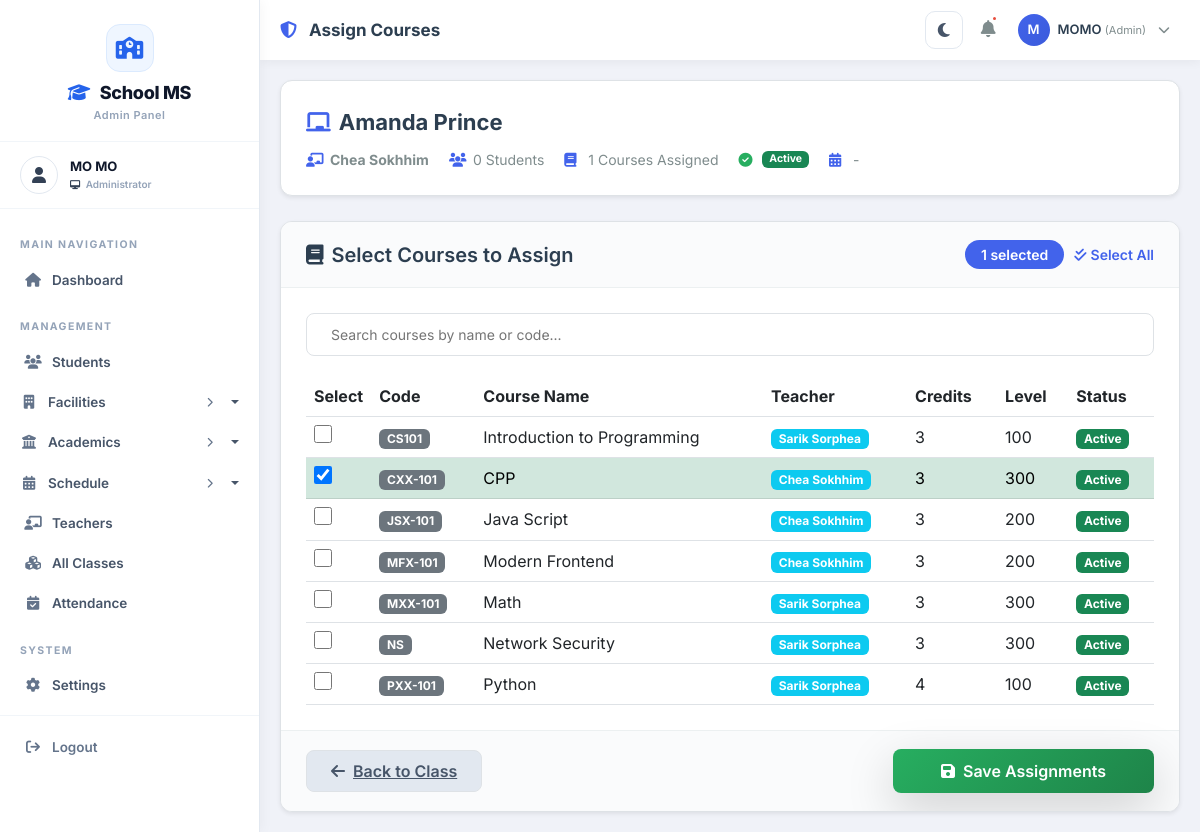
Before: /classes/classes/4/assign-courses/ (signed in) with the older database file.
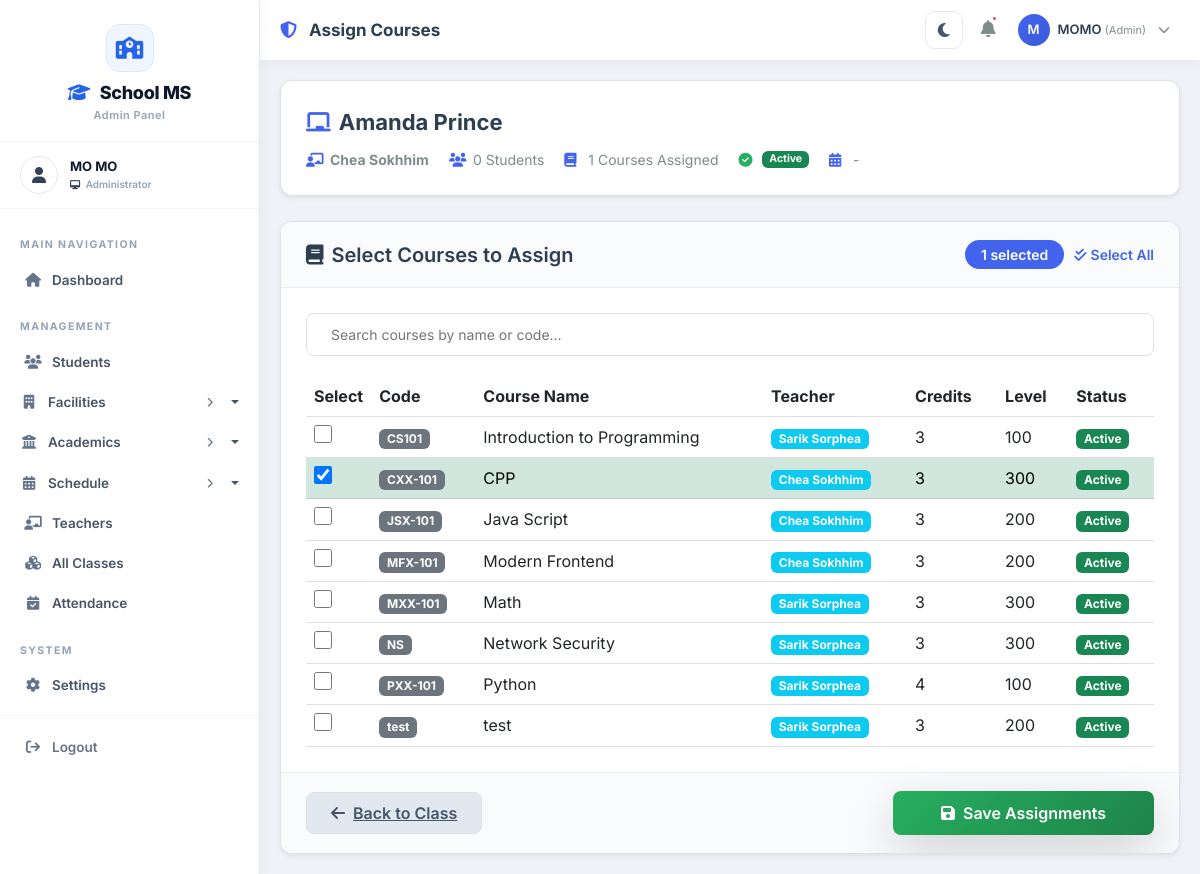
After: the same page with the newer database file.
### courses/models.py (models this page shows, shortened)
class Course(models.Model):
    LEVEL_CHOICES = [
        ('100', 'Year 1'),
        ('200', 'Year 2'),
        ('300', 'Year 3'),
        ('400', 'Year 4'),
        ('500', 'Year 5'),
    ]
    course_id = models.CharField(max_length=20, unique=True, editable=False)
    code = models.CharField(max_length=20, unique=True)
    name = models.CharField(max_length=200)
    description = models.TextField()
    credits = models.IntegerField()
    level = models.CharField(max_length=10, choices=LEVEL_CHOICES, default='100')
    duration = models.CharField(max_length=50, default='12 weeks')
    fee = models.DecimalField(max_digits=10, decimal_places=2, default=0.00)
    major = models.ForeignKey(
        Major,
        on_delete=models.SET_NULL,
        null=True,
        blank=True,
        related_name='courses'
    )
    teacher = models.ForeignKey(
        Teacher,
        on_delete=models.SET_NULL,
        null=True,
        blank=True,
        related_name='courses'
    )
    prerequisites = models.ManyToManyField('self', symmetrical=False, blank=True)
    time_slots = models.ManyToManyField(
        'classes.TimeSlot',
        blank=True,
        related_name='course_time_slots'
    )
    is_active = models.BooleanField(default=True)
    created_at = models.DateTimeField(auto_now_add=True)
    updated_at = models.DateTimeField(auto_now=True)
    class Meta:
        ordering = ['code']

### teachers/models.py (models this page shows, shortened)
class Teacher(models.Model):
    GENDER_CHOICES = [
        ('M', 'Male'),
        ('F', 'Female'),
        ('O', 'Other')
    ]
    POSITION_CHOICES = [
        ('dean', '👑 Dean'),
        ('associate_dean', 'Associate Dean'),
        ('department_head', 'Department Head'),
        ('professor', 'Professor'),
        ('associate_professor', 'Associate Professor'),
        ('assistant_professor', 'Assistant Professor'),
        ('lecturer', 'Lecturer'),
        ('instructor', 'Instructor'),
        ('teaching_assistant', 'Teaching Assistant'),
    ]
    user = models.OneToOneField(User, on_delete=models.CASCADE, related_name='teacher_profile', null=True, blank=True)
    teacher_id = models.CharField(max_length=20, unique=True)
    first_name = models.CharField(max_length=100)
    last_name = models.CharField(max_length=100)
    date_of_birth = models.DateField()
    gender = models.CharField(max_length=10, choices=GENDER_CHOICES)
    phone = models.CharField(max_length=15)
    email = models.EmailField()
    address = models.TextField(blank=True, null=True)
    profile_picture = models.ImageField(upload_to='teachers/', blank=True, null=True)
    qualification = models.CharField(max_length=200, blank=True, null=True)
    specialization = models.CharField(max_length=200, blank=True, null=True)
    years_of_experience = models.IntegerField(default=0)
    position = models.CharField(
        max_length=50,
        choices=POSITION_CHOICES,
        default='lecturer',
        help_text="Current position/rank of the teacher"
    )
    hired_date = models.DateField(null=True, blank=True)
    is_active = models.BooleanField(default=True)
    created_at = models.DateTimeField(auto_now_add=True)
    updated_at = models.DateTimeField(auto_now=True)
    def get_full_name(self):
        return f"{self.first_name} {self.last_name}"
    class Meta:
        ordering = ['first_name', 'last_name']

### classes/views.py (the view, shortened to what this page needs)
# urls.py: path('classes/<int:pk>/assign-courses/', views.class_assign_courses, name='class_assign_courses'),
@login_required
@admin_required
def class_assign_courses(request, pk):
    class_obj = get_object_or_404(Class, pk=pk)
    all_courses = Course.objects.filter(is_active=True).order_by('code')
    assigned_courses = class_obj.courses.all()
    assigned_ids = list(assigned_courses.values_list('id', flat=True))
    context = {
        'class': class_obj,
        'all_courses': all_courses,
        'assigned_ids': assigned_ids,
    }
    return render(request, 'Backend/admin/class/assign_courses.html', context)

### classes/context_processors.py (called while the page is built)
def sidebar_counts(request):
    return {
        'total_buildings': Building.objects.filter(is_active=True).count(),
        'total_floors': Floor.objects.filter(is_active=True).count(),
        'total_rooms': Room.objects.filter(is_active=True).count(),
        'total_terms': Term.objects.filter(is_active=True).count(),
        'total_timeslots': TimeSlot.objects.filter(is_active=True).count(),
    }

### templates/Backend/admin/class/assign_courses.html (shortened to what the changed rows need)
{% extends 'Backend/layouts/admin_layout.html' %}
{% load static %}
{% block content %}
<div class="assign-container">
    <form method="POST">
        <div class="course-selection-card bg-white dark:bg-slate-900 border border-slate-100 dark:border-slate-800 rounded-2xl shadow-sm">
            <div class="card-body">
                <div class="table-responsive">
                    <table class="table table-hover mb-0">
                        <thead>
                            <tr>
                                <th width="50" class="text-slate-500 dark:text-slate-400 font-semibold text-sm">Select</th>
                                <th class="text-slate-500 dark:text-slate-400 font-semibold text-sm">Code</th>
                                <th class="text-slate-500 dark:text-slate-400 font-semibold text-sm">Course Name</th>
                                <th class="text-slate-500 dark:text-slate-400 font-semibold text-sm">Teacher</th>
                                <th class="text-slate-500 dark:text-slate-400 font-semibold text-sm">Credits</th>
                                <th class="text-slate-500 dark:text-slate-400 font-semibold text-sm">Level</th>
                                <th class="text-slate-500 dark:text-slate-400 font-semibold text-sm">Status</th>
                            </tr>
                        </thead>
                        <tbody id="courseList">
                            {% for course in all_courses %}
                            <tr class="course-row bg-green-50/50 dark:bg-emerald-500/10 transition-colors {% if course.id in assigned_ids %}table-success{% endif %}"
                                data-course-id="{{ course.id }}" data-name="{{ course.name|lower }}"
                                data-code="{{ course.code|lower }}">
                                <td>
                                    <input type="checkbox" name="courses" value="{{ course.id }}"
                                        id="course-{{ course.id }}" class="course-checkbox" {% if course.id in assigned_ids %}checked{% endif %} onchange="updateSelectedCount()">
                                </td>
                                <td><span class="badge bg-secondary bg-slate-100 dark:bg-slate-800 text-slate-700 dark:text-slate-300 font-mono">{{ course.code }}</span></td>
                                <td>{{ course.name }}</td>
                                <td>
                                    {% if course.teacher %}
                                    <span class="badge bg-info bg-blue-50 dark:bg-blue-950/40 text-blue-600 dark:text-blue-400">{{ course.teacher.get_full_name }}</span>
                                    {% else %}
                                    <span class="badge bg-warning">Not Assigned</span>
                                    {% endif %}
                                </td>
                                <td>{{ course.credits }}</td>
                                <td>{{ course.level|default:"N/A" }}</td>
                                <td>
                                    <span
                                        class="badge {% if course.is_active %}bg-success bg-emerald-50 dark:bg-emerald-950/40 text-emerald-600 dark:text-emerald-400{% else %}bg-danger{% endif %}">
                                        {{ course.is_active|yesno:"Active,Inactive" }}
                                    </span>
                                </td>
                            </tr>
                            {% endfor %}
                        </tbody>
                    </table>
                </div>
            </div>
        </div>
    </form>
</div>
{% endblock %}

Changed rows visible on the page:
added Course: code "test", name "test", teacher.get_full_name "Sarik Sorphea", credits "3", level "200", is_active "Active"
